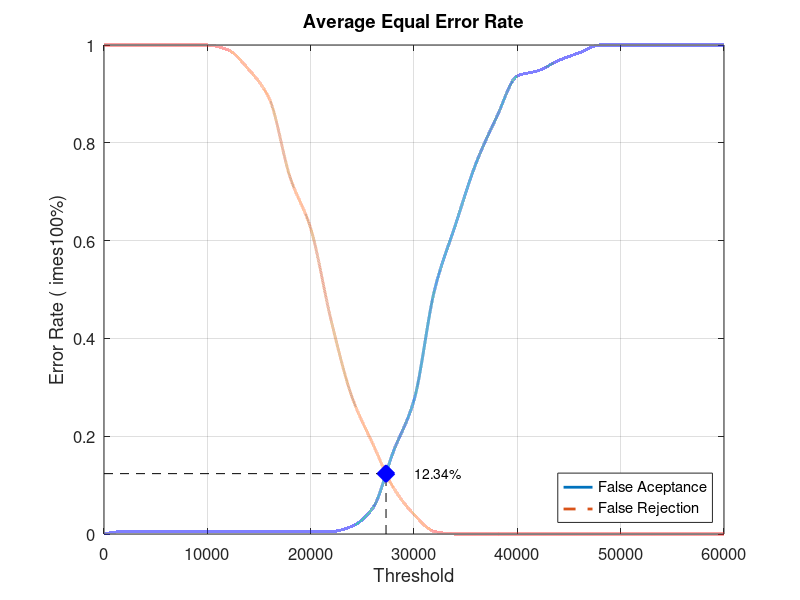
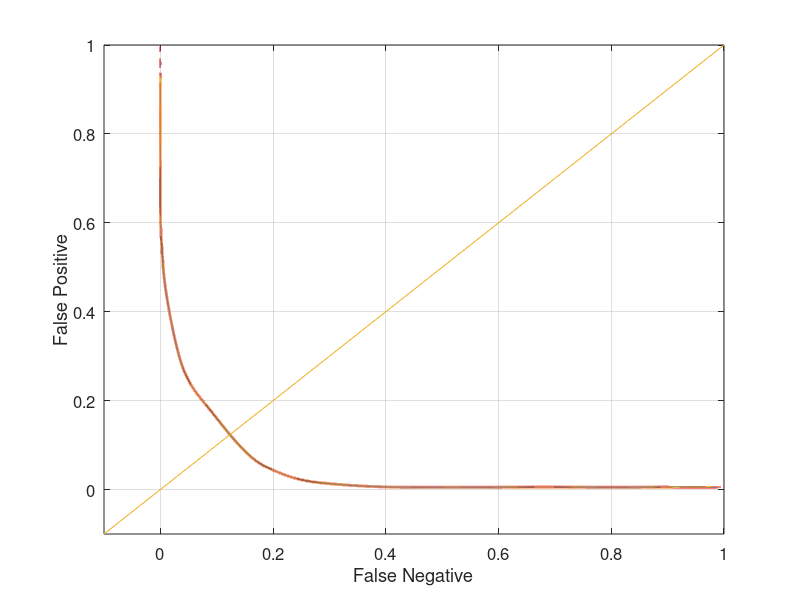

Source code (MATLAB) for these figures, in order:
close all;
clear;
clc;
x = 0:2000:60000;
xq = 0:0.5:60000;

y0 = [0 0.00526316 0.00526316 0.00526316 0.00526316 0.00526316 0.00526316 0.00526316 0.00526316 0.00526316 0.00526316 0.00526316 0.0157895 0.0526316 0.168421 0.273684 0.5 0.631579 0.757895 0.852632 0.936842 0.947368 0.968421 0.984211 1 1 1 1 1 1 1]
yy0 = interp1(x, y0, xq, 'pchip');
y1 = [1 1 1 1 1 1 0.99 0.95 0.89 0.73 0.625 0.435 0.28 0.185 0.095 0.04 0.005 0 0 0 0 0 0 0 0 0 0 0 0 0 0]
yy1 = interp1(x, y1, xq, 'pchip');

% Calculating EER: 
y2 = abs(y0 - y1);
find(y2 == min(y2))
yy2 = abs(yy0 - yy1);
xEER = find(yy2 == min(yy2));
xEERIndex = xq(xEER) % X-axis EER
yEER = yy0(xEER) % Y-axis EER

main = figure
plot(xq, yy0,'-','LineWidth', 2);	hold on
plot(xq, yy1,'--','LineWidth', 2);	hold on
plot([xEERIndex xEERIndex], [0 yEER], 'k--');	hold on
plot([0 xEERIndex], [yEER yEER], 'k--');	hold on
plot(xEERIndex, yEER, 'bx', 'LineWidth', 10);	hold on
text(xEERIndex + 10 * xEERIndex / 100, yEER, [num2str(round((10000 * yEER)) / 100) '%'])
legend('False Aceptance', 'False Rejection', 'Location', 'SouthEast')
xlabel('Threshold')
ylabel('Error Rate (	imes100%)')
title('Average Equal Error Rate')
set(gca, 'FontSize', 12)
axis([0 60000 0 1])
grid on

print(main, 'Database1_3Main', '-dpng');
FNRxFPR = figure('Color', [1 1 1]);
plot(yy1, yy0, '-', yy1, yy0, 'LineWidth', 2);
hold on
y = -0.1:0.1:1
plot(y, y); 
set(gca, 'FontSize', 12)
xlabel('False Negative')
ylabel('False Positive')
axis([-0.1 1 -0.1 1])
set(gca, 'FontSize', 12)
grid on

print(FNRxFPR, 'Database1_3FNRxFPR','-dpng');
